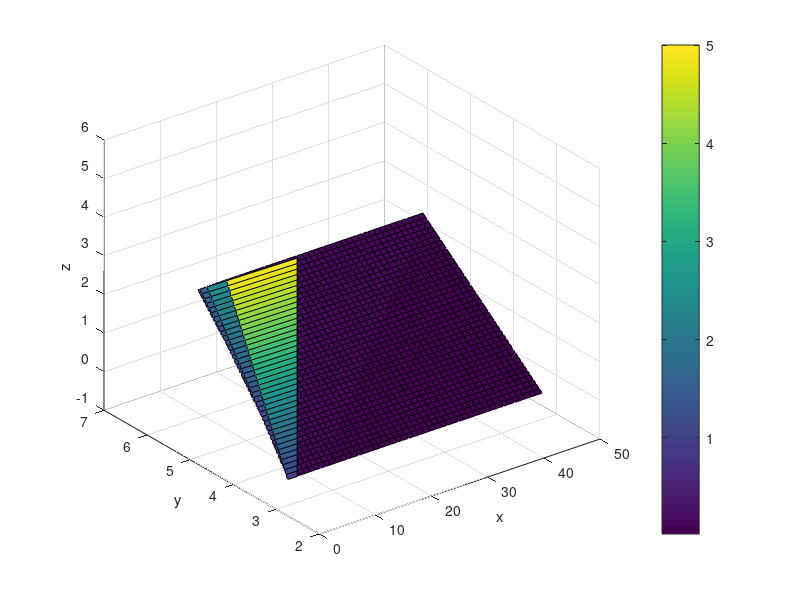

The MATLAB source for this figure:
x = 1:0.1:5;
y=1:50;  

X = repmat(x',1,size(y,2)).';
Y = repmat(y',1,size(x,2));
Z = X./Y;

figure
hSurf = surf(Y,X,Z);

rotate(hSurf,[1,0,0],45) % As proposed by @ASantosRibeiro

colorbar
xlabel('x')
ylabel('y')
zlabel('z')